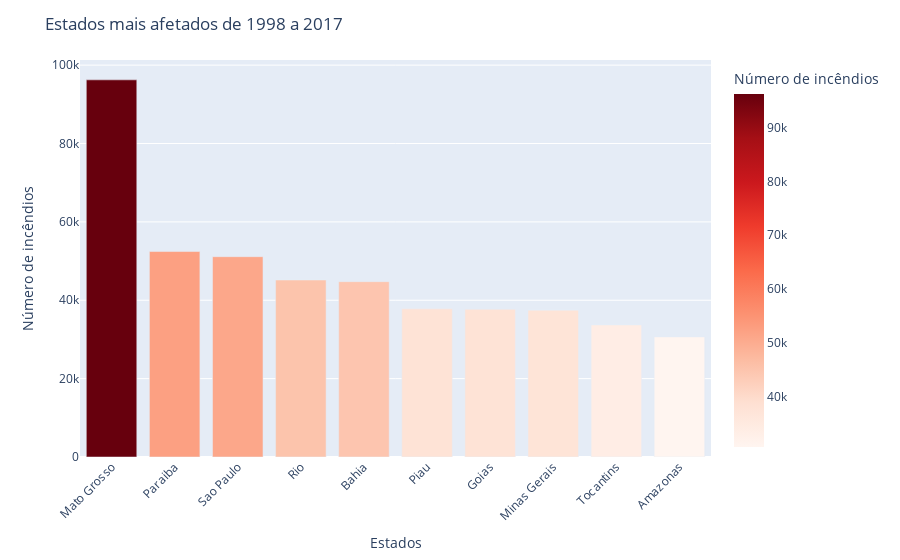

Write notebook code for a chart like this one.
### Code cell
#making barplot
bar_plot=px.bar(bar_plot_df, x='State', y='Reported_Fires', color='Reported_Fires',
           labels={'Reported_Fires':'Número de incêndios', 'State':'Estados'}, color_continuous_scale='Reds')
#making layout changes
bar_plot.update_layout(xaxis_tickangle=-45, title_text='Estados mais afetados de 1998 a 2017')
#outputing plot
bar_plot.show()

### Figure 1 — Plotly figure (JSON) as saved in the notebook; plotly's stock layout.template omitted (floating-point values rounded to 4 significant figures)
{"data": [{"alignmentgroup": "True", "hovertemplate": "Estados=%{x}<br>Número de incêndios=%{marker.color}<extra></extra>", "legendgroup": "", "marker": {"color": [96245, 52437, 51120, 45160, 44747, 37805, 37694, 37475, 33707, 30652], "coloraxis": "coloraxis"}, "name": "", "offsetgroup": "", "orientation": "v", "showlegend": false, "textposition": "auto", "type": "bar", "x": ["Mato Grosso", "Paraiba", "Sao Paulo", "Rio", "Bahia", "Piau", "Goias", "Minas Gerais", "Tocantins", "Amazonas"], "xaxis": "x", "y": [96245, 52437, 51120, 45160, 44747, 37805, 37694, 37475, 33707, 30652], "yaxis": "y"}], "layout": {"barmode": "relative", "coloraxis": {"colorbar": {"title": {"text": "Número de incêndios"}}, "colorscale": [[0, "rgb(255,245,240)"], [0.125, "rgb(254,224,210)"], [0.25, "rgb(252,187,161)"], [0.375, "rgb(252,146,114)"], [0.5, "rgb(251,106,74)"], [0.625, "rgb(239,59,44)"], [0.75, "rgb(203,24,29)"], [0.875, "rgb(165,15,21)"], [1, "rgb(103,0,13)"]]}, "legend": {"tracegroupgap": 0}, "margin": {"t": 60}, "title": {"text": "Estados mais afetados de 1998 a 2017"}, "xaxis": {"anchor": "y", "domain": [0, 1], "tickangle": -45, "title": {"text": "Estados"}}, "yaxis": {"anchor": "x", "domain": [0, 1], "title": {"text": "Número de incêndios"}}}}
